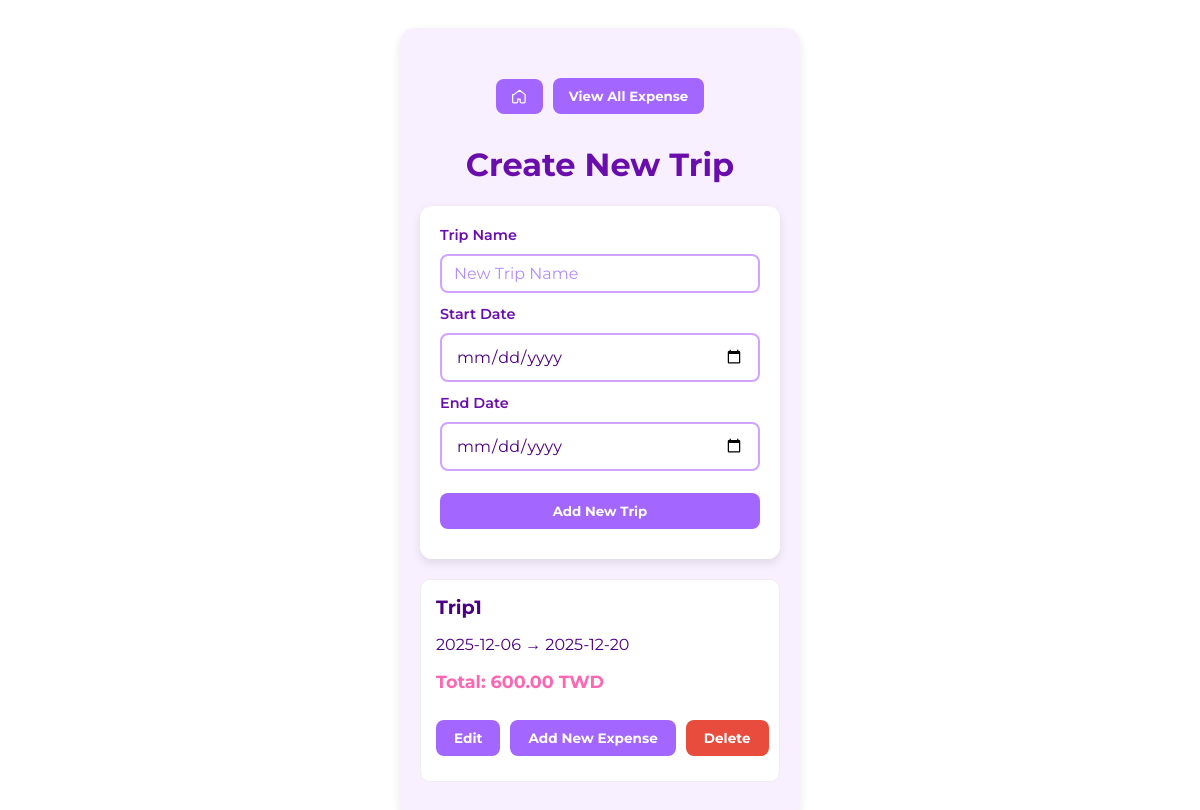
Before: /tripSelection with the older database file.
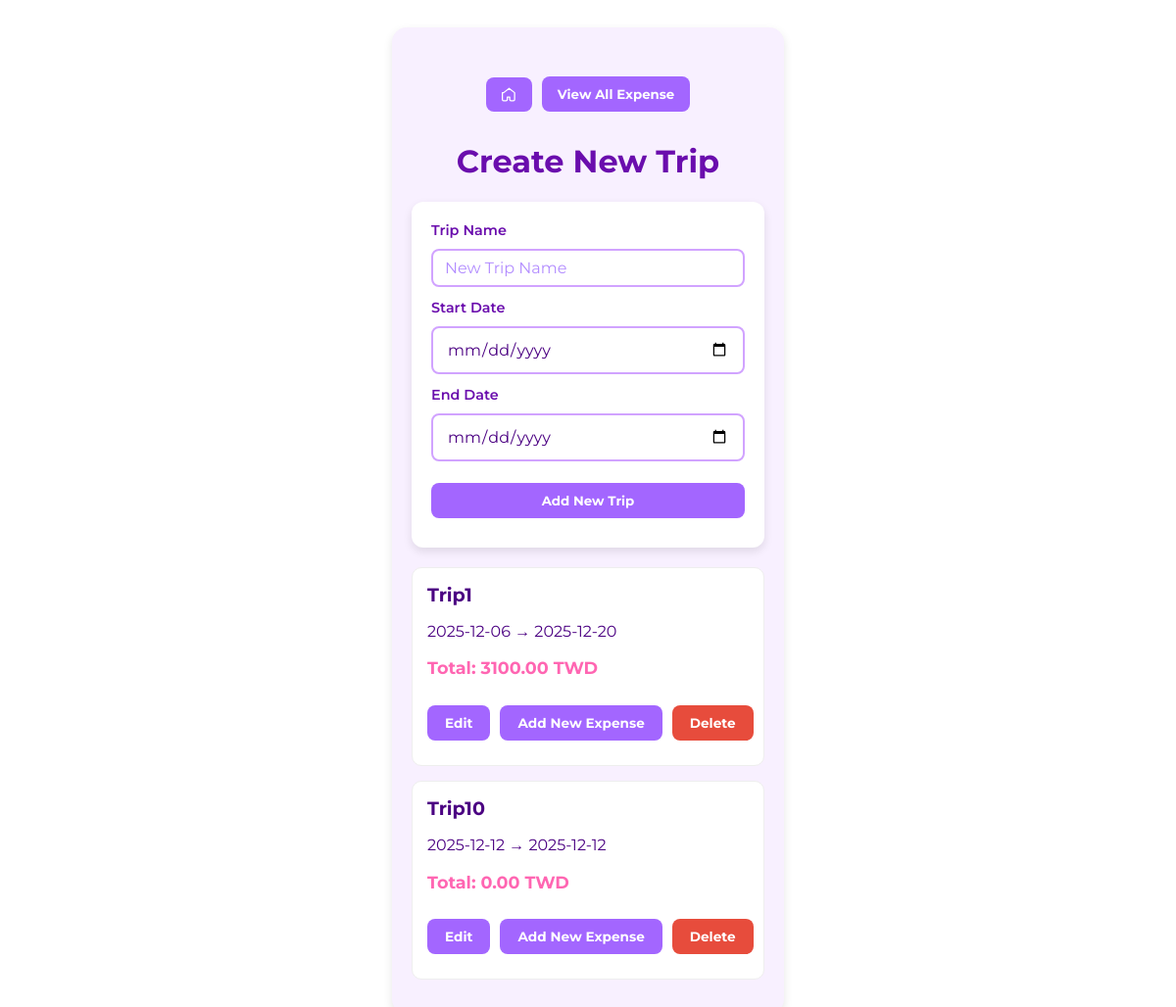
After: the same page with the newer database file.
### tables this page shows
CREATE TABLE trips (
                id INTEGER PRIMARY KEY,
                trip_name TEXT UNIQUE,
                start_date TEXT,
                end_date TEXT
            );

### app.py (the view, shortened to what this page needs)
@app.route('/tripSelection', methods=['GET', 'POST'])
def tripSelection():
    with sqlite3.connect(DB_FILE) as conn:
        c = conn.cursor()
        c.execute('SELECT * FROM trips ORDER BY start_date')
        trips_list = c.fetchall()
        errors = False
        db_trip_name = ''
        ui_trip_name = ''
        start_date = ''
        end_date = ''
        c.execute('SELECT * FROM trips ORDER BY start_date')
        trips_list = c.fetchall()
        trips_with_total = []
        for trip in trips_list:
            trip_id = trip[0]
            c.execute('''
                SELECT SUM(e.amount * r.rate_to_base)
                FROM expenses e
                JOIN exchange_rates r ON e.currency_id = r.currency_id
                WHERE e.trip_id = ?
            ''', (trip_id,))
            row = c.fetchone()
            total_in_base = row[0] if row[0] is not None else 0
            trips_with_total.append({
                'id': trip_id,
                'trip_name': trip[1],
                'start_date': trip[2],
                'end_date': trip[3],
                'total_in_base': total_in_base
            })
        return render_template(
            'tripSelection.html',
            trips=trips_with_total,
            entered_trip_name=ui_trip_name,
            entered_start_date=start_date,
            entered_end_date=end_date
        )

### templates/tripSelection.html (shortened to what this page needs)
<!DOCTYPE html>
<html lang="en">
<head>
    <link rel="stylesheet" href="{{ url_for('static', filename='style.css') }}">
</head>
<body>
    <div class="container">
        <div class="button-row">
            <a href="{{ url_for('index') }}">
                <button class="btn btn-home">
                    <svg xmlns="http://www.w3.org/2000/svg" class="icon" fill="none" viewBox="0 0 24 24" stroke="currentColor">
                        <path stroke-linecap="round" stroke-linejoin="round" stroke-width="2"
                            d="M3 9l9-7 9 7v11a2 2 0 0 1-2 2h-4a2 2 0 0 1-2-2v-4H9v4a2 2 0 0 1-2 2H3a2 2 0 0 1-2-2V9z"/>
                    </svg>
                </button>
            </a>
            <a href="{{ url_for('viewExpense') }}">
                <button type="button" class="btn btn-equal">View All Expense</button>
            </a>
        </div>
        <h1>Create New Trip</h1>
        <form method="POST" class="form-box" id="trip-form" novalidate>
            <label>Trip Name</label>
            <input type="text" name="trip_name" class="input-field"
                placeholder="New Trip Name"
                value="{{ entered_trip_name|default('') }}">
            <label>Start Date</label>
            <input type="date" name="start_date" class="input-field"
                value="{{ entered_start_date|default('') }}">
            <label>End Date</label>
            <input type="date" name="end_date" class="input-field"
                value="{{ entered_start_date|default('') }}">
            <button type="submit" class="btn btn-submit">Add New Trip</button>
        </form>
        <ul class="trip-list">
            {% for trip in trips %}
            <li class="trip-card">
                <div class="trip-info">
                    <h3 class="trip-name">{{ trip.trip_name|title }}</h3>
                    <p class="trip-date">
                        {{ trip.start_date }} → {{ trip.end_date }}
                    </p>
                    <p class="trip-total">
                        Total: {{ "%.2f"|format(trip.total_in_base) }} TWD
                    </p>
                </div>
                <div class="trip-buttons">
                    <a href="{{ url_for('editTrip', trip_id=trip.id) }}" class="btn btn-submit">
                        Edit
                    </a>
                    <a href="{{ url_for('newExpense', trip_id=trip.id) }}" class="btn btn-submit">
                        Add New Expense
                    </a>
                    <button
                        type="button"
                        class="btn btn-delete"
                        data-id="{{ trip.id }}"
                        data-name="{{ trip.trip_name }}"
                    >
                        Delete
                    </button>
                </div>
            </li>
            {% endfor %}
        </ul>
    </div>
</body>
</html>

### static/style.css (style rules this page uses)
* { box-sizing: border-box; }
body { background-color: #fff; font-family: 'Montserrat', sans-serif; color: #4B0082; display: flex; justify-content: center; padding: 20px; }
button, input, select, textarea { font-family: inherit; }
.container { width: 100%; max-width: 400px; background-color: #f8f0ff; padding: 20px; border-radius: 15px; box-shadow: 0 4px 10px rgba(0, 0, 0, 0.1); }
h1 { text-align: center; color: #6a0dad; }
.form-box { display: flex; flex-direction: column; margin-bottom: 20px; }
label { margin-bottom: 10px; }
input, select { border-radius: 8px; border: 1px solid #ccc; }
.input-field { width: 100%; padding: 8px 12px; font-size: 1em; border-radius: 8px; border: 2px solid #d1a3ff; background-color: #ffffff; color: #4B0082; }
.input-field::placeholder { color: #b28cff; }
.form-box label { font-size: 0.9em; font-weight: 600; color: #6a0dad; }
.form-box label + select, .form-box label + input { margin-bottom: 12px; }
.form-box { background-color: #fff; padding: 20px; border-radius: 12px; box-shadow: 0 4px 10px rgba(0,0,0,0.1); max-width: 500px; margin: 20px auto; }
input[type="date"] { max-width: 100%; min-width: 0; }
input[type="date"].input-field { padding: 12px 14px; color: #4B0082; }
.btn { background-color: #a366ff; color: white; border: none; padding: 10px 18px; margin: 10px 0; border-radius: 8px; cursor: pointer; font-weight: bold; text-decoration: none; white-space: nowrap; text-align: center; display: inline-block; }
.btn-delete { background-color: #e74c3c; color: white; border: none; cursor: pointer; }
.btn-submit { width: 100%; }
.button-row { display: flex; gap: 10px; justify-content: center; align-items: center; margin-top: 20px; }
.btn-home { padding: 10px 16px; display: flex; align-items: center; justify-content: center; }
.btn-home .icon { width: 15px; height: 15px; }
.btn-equal { flex: 1; padding: 10px 16px; }
.trip-list { list-style: none; padding: 0; margin: 0; }
.trip-card { background: white; border-radius: 10px; padding: 15px; margin-bottom: 15px; border: 1px solid #eee; transition: transform 0.2s, box-shadow 0.2s; }
.trip-date { display: flex; }
.trip-name { font-size: 1.2em; font-weight: bold; margin: 0; }
.trip-total { font-size: 1.1rem; font-weight: bold; color: #ff66b2; }
.trip-buttons { display: flex; gap: 10px; margin-top: 15px; width: 100%; align-items: center; }
.trip-buttons > .btn { font-size: 0.85rem; }
.trip-buttons a:nth-child(2) { flex-grow: 1; text-align: center; }

Changed rows visible on the page:
changed trips "Trip1": total_in_base "600.00" → "3100.00"
added trips: trip_name "Trip10", start_date "2025-12-12", end_date "2025-12-12", total_in_base "0.00"
